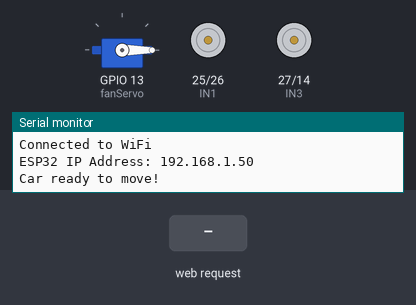
Bench run of a sketch on a simulated ESP32. Parts: servo, motor-driver pin pairs drawn as motors (green arrow = first pin HIGH = forward, orange = second pin HIGH = backward, longer = more drive), the last lines printed to the serial monitor. Inputs (shaded band) come from the test bench. WiFi joins after 1.5 s; servers stay silent unless stated; random numbers use the default seed unless the sketch sets one.

Above: at 3.2 s.
3.3 s: HTTP request GET /moveRandom received
At 4.6 s:
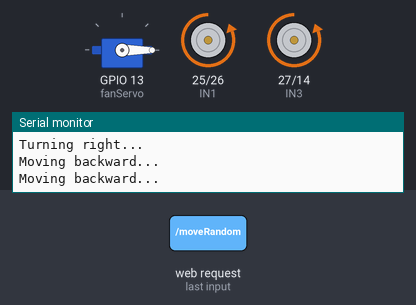
At 5.6 s:
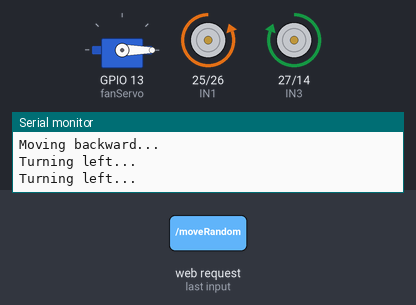
Timing chart, 0 to 10.8 s (numbered marks = the images above; inputs shaded):
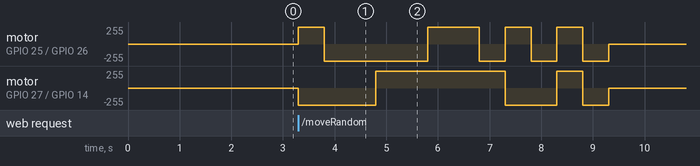

The sketch:

push_pull.ino
```cpp
#include <WiFi.h>
#include <WebServer.h>
#include <ESP32Servo.h>

Servo fanServo;
// Motor control pins
#define IN1 25    // Motor 1 Direction Pin 1
#define IN2 26    // Motor 1 Direction Pin 2
#define IN3 27    // Motor 2 Direction Pin 1
#define IN4 14    // Motor 2 Direction Pin 2
// WiFi credentials
const char* ssid = "";
const char* password = "";

// Create WebServer object on port 80
WebServer server(80);
void setup() {
  Serial.begin(115200);
   fanServo.attach(13);  // GPIO D35
    fanServo.write(0);

  // Set motor direction pins as outputs
  pinMode(IN1, OUTPUT);
  pinMode(IN2, OUTPUT);
  pinMode(IN3, OUTPUT);
  pinMode(IN4, OUTPUT);

  WiFi.begin(ssid, password);
  while (WiFi.status() != WL_CONNECTED) {
    delay(1000);
    Serial.println("Connecting to WiFi...");
  }
  Serial.println("Connected to WiFi");
  Serial.print("ESP32 IP Address: ");
  Serial.println(WiFi.localIP());
  // Define REST API routes
  server.on("/moveForward", HTTP_GET, handleMoveForward);
  server.on("/moveBackward", HTTP_GET, handleMoveBackward);
  server.on("/moveRandom", HTTP_GET, handleMoveRandom);
  server.on("/pushPull", HTTP_GET, pushPull);
  server.on("/stop", HTTP_GET, handleStopMotors);
  server.on("/startFan", HTTP_GET, handleStartFan);
  server.on("/stopFan", HTTP_GET, handleStopFan);
  server.on("/namaste", HTTP_GET, namaste);
  // Start server
  server.begin();
  Serial.println("Car ready to move!");
}
void handleStartFan() {
  for(int posDegrees = 0; posDegrees <= 180; posDegrees++) {
    fanServo.write(posDegrees);

    delay(20);
  }

  for(int posDegrees = 180; posDegrees >= 0; posDegrees--) {
    fanServo.write(posDegrees);
    Serial.println(posDegrees);
    delay(20);
  }
  server.send(200, "text/plain", "startedfan.");
}

void handleStopFan() {
  Serial.println("Fan stopped");
  fanServo.write(90);   // Neutral (for continuous rotation servos) or hold position
}

void loop() {
  // Handle incoming requests
  server.handleClient();
}
void handleStopMotors() {
  stopMotors();
  handleStopFan();
  server.send(200, "text/plain", "Motors stopped.");
}
void handleMoveRandom() {
  Serial.println("Moving randomly for 6 seconds...");

  unsigned long startTime = millis();

  while (millis() - startTime < 6000) {   // Move for 6 seconds
    int direction = random(1, 5);         // Random number between 1-4

    switch (direction) {
      case 1:
        Serial.println("Moving forward...");
        moveForward();
        break;
      case 2:
        Serial.println("Moving backward...");
        moveBackward();
        break;
      case 3:
        Serial.println("Turning left...");
        turnLeft();
        break;
      case 4:
        Serial.println("Turning right...");
        turnRight();
        break;
    }
    delay(500);   // Move in the random direction for 500ms
  }

  // Stop motors after random movement
  stopMotors();
  server.send(200, "text/plain", "Moved randomly for 6 seconds.");
}
void turnLeft() {
  digitalWrite(IN1, LOW);
  digitalWrite(IN2, HIGH);
  digitalWrite(IN3, HIGH);
  digitalWrite(IN4, LOW);
}

void turnRight() {
  digitalWrite(IN1, HIGH);
  digitalWrite(IN2, LOW);
  digitalWrite(IN3, LOW);
  digitalWrite(IN4, HIGH);
}

void namaste() {
  if (server.hasArg("name")) {
    String name = server.arg("name");

    // Generate a random number between 1 and 1000
    int randomNumber = random(1, 1001);

    // Send response with name and random number
    String message = "Namaste to " + name + " from ChotuRobo. Random number: " + String(randomNumber);
    server.send(200, "text/plain", message);
  } else {
    server.send(400, "text/plain", "Name parameter is missing.");
  }
}

void pushPull() {
  // Move forward for 5 seconds (continuously)
  Serial.println("Moving forward...");
  unsigned long startTime = millis();
  while (millis() - startTime < 5000) {   // Run for 5 seconds
    moveForward();
  }

  // Move backward for 5 seconds (continuously)
  Serial.println("Moving backward...");
  startTime = millis();
  while (millis() - startTime < 5000) {   // Run for 5 seconds
    moveBackward();
  }
}

void handleMoveForward() {
  if (server.hasArg("steps")) {
    int steps = server.arg("steps").toInt();
   unsigned long startTime = millis();
  while (millis() - startTime < steps *1000) {
    moveForward();
  }
    server.send(200, "text/plain", "Moving forward with steps " + String(steps));
  } else {
    server.send(400, "text/plain", "steps parameter is missing.");
  }
}

void handleMoveBackward() {
  if (server.hasArg("steps")) {
    int steps = server.arg("steps").toInt();
    unsigned long startTime = millis();
  while (millis() - startTime < steps *1000) {
    moveBackward();
  }
    server.send(200, "text/plain", "Moving backward with steps " + String(steps));
  } else {
    server.send(400, "text/plain", "steps parameter is missing.");
  }
}

void stopMotors() {
  digitalWrite(IN1, LOW);
  digitalWrite(IN2, LOW);
  digitalWrite(IN3, LOW);
  digitalWrite(IN4, LOW);
}

// Function to move the car forward
void moveForward() {
  digitalWrite(IN1, HIGH);
  digitalWrite(IN2, LOW);
  digitalWrite(IN3, HIGH);
  digitalWrite(IN4, LOW);
}

// Function to move the car backward
void moveBackward() {
  digitalWrite(IN1, LOW);
  digitalWrite(IN2, HIGH);
  digitalWrite(IN3, LOW);
  digitalWrite(IN4, HIGH);
}
```
